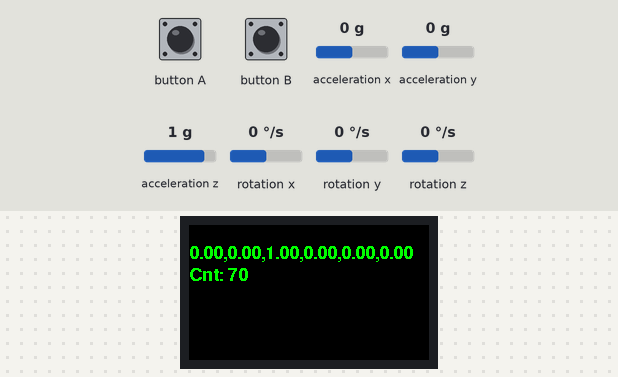
The sketch below on a simulated ESP32. On the bench: 240×135 colour display. The test bench sets the inputs (shaded band); at power-on: acceleration x 0 g, acceleration y 0 g, acceleration z 1 g, rotation x 0 °/s, rotation y 0 °/s, rotation z 0 °/s.

Above: at 1.3 s.
1.4 s: acceleration x set to -1.4 g
At 1.62 s:
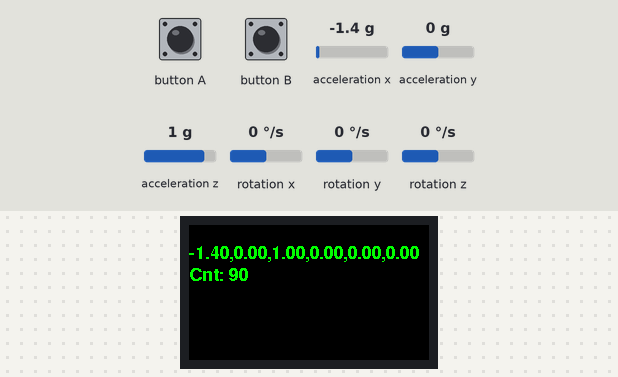
4.4 s: acceleration y set to -1.4 g
At 4.57 s:
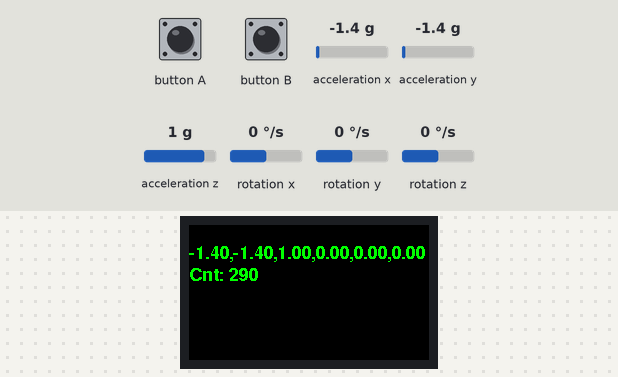
6.0 s: acceleration z set to -1.4 g
At 6.19 s:
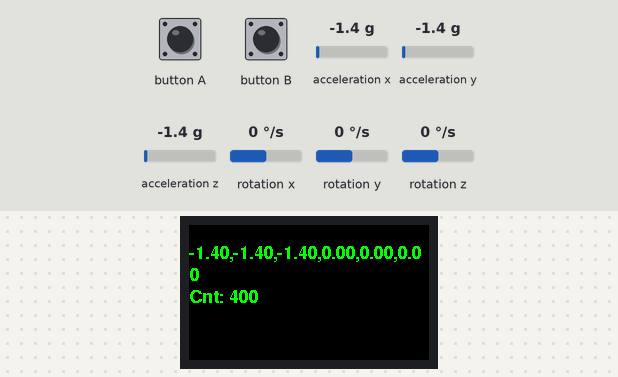
7.6 s: rotation x set to -192 °/s
At 7.81 s:
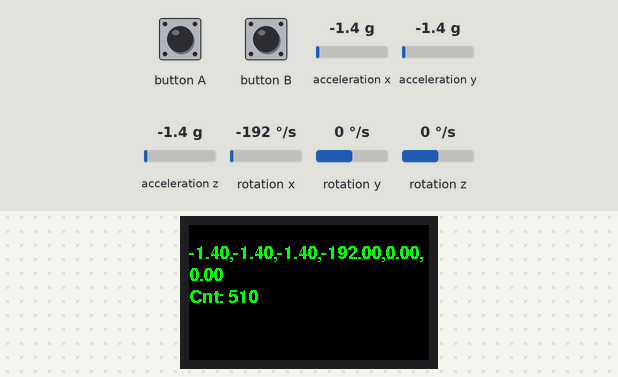
10.6 s: rotation y set to -192 °/s
At 10.77 s:
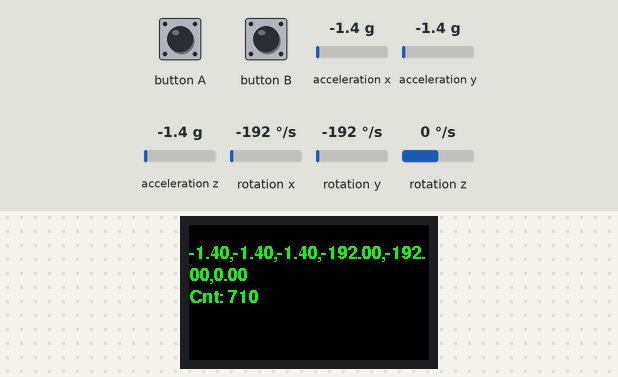
12.2 s: acceleration x set to 1.4 g
At 12.4 s:
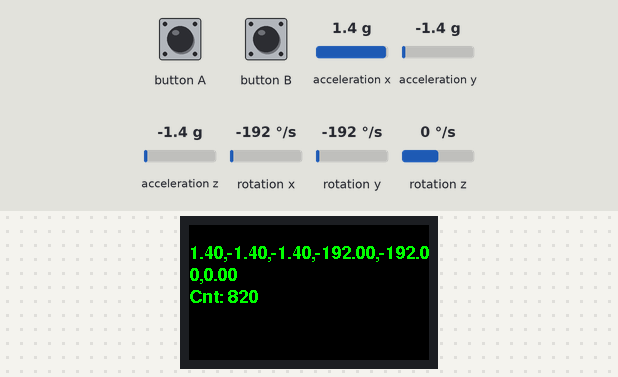

The sketch:

sensor.ino
```cpp
#include <M5StickCPlus2.h>
#include <esp_now.h>
#include <WiFi.h>

// 受信機のMACアドレス
uint8_t targetAddress[] = {0x4c, 0xc3, 0x82, 0x9b, 0xab, 0x34};

// 送信管理
bool isSending = true;
uint32_t sendCount = 0;
char msgBuffer[128]; // IMUデータ用なら128あれば十分です

void setup() {
  // M5.begin() で IMU も初期化されます
  auto cfg = M5.config();
  M5.begin(cfg);

  // 省電力設定
  setCpuFrequencyMhz(80);
  M5.Display.setBrightness(4);

  M5.Display.setRotation(1);
  M5.Display.setTextColor(GREEN);
  M5.Display.setFont(&fonts::FreeSansBold9pt7b);

  // ESP-NOW 初期化
  WiFi.mode(WIFI_STA);
  WiFi.disconnect();

  if (esp_now_init() != ESP_OK) {
    M5.Display.println("ESP-NOW Init Failed");
    return;
  }

  esp_now_peer_info_t peerInfo = {};
  memcpy(peerInfo.peer_addr, targetAddress, 6);
  peerInfo.channel = 0;
  peerInfo.encrypt = false;

  if (esp_now_add_peer(&peerInfo) != ESP_OK) {
    M5.Display.println("Failed to add peer");
    return;
  }

  M5.Display.fillScreen(BLACK);
  M5.Display.println("READY");
}

void loop() {
  M5.update();

  if (isSending) {
    // 1. IMUデータの取得（必ず 0.0f で初期化してゴミデータを防ぐ）
    float ax=0, ay=0, az=0, gx=0, gy=0, gz=0;

    // Plus2 の推奨手順：updateを呼んでから取得
    M5.Imu.update();
    M5.Imu.getAccelData(&ax, &ay, &az);
    M5.Imu.getGyroData(&gx, &gy, &gz);

    // 2. カンマ区切り文字列の作成
    // 文字列の終端を保証し、バッファオーバーフローを防ぐ
    int len = snprintf(msgBuffer, sizeof(msgBuffer), "%.3f,%.3f,%.3f,%.3f,%.3f,%.3f",
                       ax, ay, az, gx, gy, gz);

    // 3. ESP-NOW送信
    if (len > 0) {
      esp_now_send(targetAddress, (uint8_t *)msgBuffer, len);
    }

    // 4. 画面表示（描画負荷を抑えるため10回に1回）
    if (sendCount % 10 == 0) {
      M5.Display.fillScreen(BLACK);
      M5.Display.setCursor(0, 20);
      M5.Display.printf("%.2f,%.2f,%.2f,%.2f,%.2f,%.2f\nCnt: %d", ax,ay,az,gx,gy,gz, sendCount);
    }

    sendCount++;
  }

  delay(10); // 100Hz
}
```
